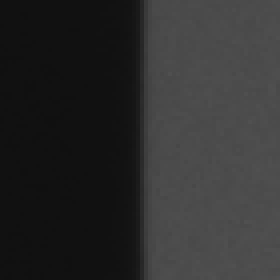
#> input picture C++/MTF3_CSupport/MTF3_CSupport/fail_roi.png, 70 x 70 px, found by its file name (shown 4 times larger)
$ python MTF3_Support.py
#> lines starting #> are read from the running program, lines starting #| are printed output that depends on the picture; long printed decimals are rounded
#> further down, img0 is the input picture: shape (70, 70); min 16, max 80, mean 45.8
import numpy as np
import cv2

eps = 1e-14

# cv2.fitLine(points,cv2.DIST_L2,0,0.001,0.001)
# 拟合直线（最小距离方法）
# [24 lines left out: function LineFit, not called in this run]

def gamma_trans(src, gamma=2.0):
    # #具体做法先归一化到1，然后gamma作为指数值求出新的像素值再还原
    # gamma_table = [np.power(x/255.0,gamma)*255.0 for x in range(256)]
    # gamma_table = np.round(np.array(gamma_table)).astype(np.uint8)
    # #实现映射用的是Opencv的查表函数
    # dst = cv2.LUT(src,gamma_table)
    scale = np.max(src).astype(np.float32)
    dst = ((src.astype(np.float32) / scale) ** gamma) * scale
    dst = np.clip(dst, 0, 255).astype(np.uint8)
    return dst

# [19 lines left out: function Line2Point, not called in this run]

def clipping(a, low, high, thresh1):
    # [8 lines of commented-out code are left out]
    status = 1
    ts = a.shape

    n = ts[0]*ts[1]
    if len(ts) == 1:
        nhigh = np.zeros((1, 1))
        nlow =  np.zeros((1, 1))
        nlow[0] = np.sum(a <= low)
        nhigh[0] = np.sum(a >= high)
    else:
        nhigh = np.zeros((ts[2], 1))
        nlow =  np.zeros((ts[2], 1))
        for i in range(ts[2]):
            nlow = np.sum(a <= low)
            nhigh = np.sum(a >= high)
    nhigh = nhigh / n
    if np.sum(nlow) > thresh1:
        print([' *** Warning: low clipping in record ', str(nlow)])
        status = 0
    if np.sum(nhigh) > thresh1:
        print([' *** Warning: high clipping in record ', str(nhigh)])
        status = 0
    nlow = nlow / n
    return nlow, nhigh, status

def deriv1(a, nlin, npix, fil):
    # function  [b] = deriv1(a, nlin, npix, fil)
    # [b] = deriv1(a, nlin, npix, fil)
    #  Computes first derivative via FIR (1xn) filter
    #  Edge effects are suppressed and vector size is preserved
    #  Filter is applied in the npix direction only
    #   a = (nlin, npix) data array
    #   fil = array of filter coefficients, eg [-0.5 0.5]
    #   b = output (nlin, npix) data array
    #  Author: Peter Burns, 1 Oct. 2008
    #  Copyright (c) 2007 Peter D. Burns

    b = np.zeros((nlin, npix))
    nk = len(fil)
    for i in range(0,nlin):
        #ignore edge effects, preserve size
        b[i, nk-1:npix] = np.convolve(a[i,:],fil,'valid')
        b[i, nk-2] = b[i, nk-1]
    return b

def centroid(x):
    # function [loc] = centroid(x)
    #  Returns centroid location of a vector
    #   x = vector
    #   loc = centroid in units of array index
    #       = 0 error condition avoids division by zero, often due to clipping
    #  Author: Peter Burns, 1 Oct. 2008
    #  Copyright (c) 2007 Peter D. Burns
    n = max([x.shape[0],x.shape[1]])
    nidx = np.arange(1,n+1,1)
    sumx = x.sum()
    if sumx < 1e-4:
        loc = 0
    else:
        loc = np.sum(nidx * x) / sumx
    return loc

def cent(a, center):
    # Usage: [b] = cent(a, center)
    # Matlab function cent, shift of one-dimensional
    # array, so that a(center) is located at b(round((n+1)/2).
    # Written to shift a line-spread function array prior to
    # applying a smoothing window.
    #  a      = input array
    #  center = location of signal center to be shifted
    #  b      = output shifted array
    #
    #  Author: Peter Burns, 1 Oct. 2008
    #  Copyright (c) 2007 Peter D. Burns
    ts = a.shape
    n = max([ts[0],ts[1]])
    b = np.zeros( ts,np.float32)
    mid = int((n+1)/2 + 0.5)
    del0 = center - mid

    if del0 > 0:
        nindex = np.array(range(0,n-del0),np.int32) + del0
        b[0,nindex-del0] = a[0,nindex]
    elif del0 < 1: #应该是del<0
        nindex = np.array(range(-del0,n),np.int32) + del0
        b[0,nindex-del0] = a[0,nindex]
    else :
        b = a
    return b


def apply_hamming_window(n,mid):
    # [5 lines of commented-out code are left out]
    data = np.zeros((1,n))
    wid = max(mid-1, n-mid)
    mid = mid-1
    for i in range(0,n):
        data[0,i] =  0.54 + 0.46 * np.cos( np.pi * (i-mid) / wid )
    return data

def fir2fix(n, m):
    # Correction for MTF of derivative (difference) filter
    #  n = frequency data length [0-half-sampling (Nyquist) frequency]
    #  m = length of difference filter
    #       e.g. 2-point difference m=2
    #            3-point difference m=3
    # correct = nx1  MTF correction array (limited to a maximum of 10)
    # Example plotted as the MTF (inverse of the correction)
    #  2-point
    correct = np.ones((n, 1))
    m = m-1
    scale = 1
    for i in range(1,n):
        tcorr = np.pi*(i+1)*m/(2*(n+1))
        correct[i] = np.abs(tcorr / np.sin(tcorr))
        correct[i] = 1 + scale*(correct[i]-1)
        if correct[i] > 10:  # Note limiting the correction to the range [1, 10]
            correct[i]  = 10
    return correct

def project(bb, loc, slope, fac):
    # [15 lines of commented-out code are left out]
    status = 0
    tshape = bb.shape
    nlin = tshape[0]
    npix = tshape[1]

    nn = int(npix * fac)
    slope =  1 / slope
    offset =  int( fac* (0  - (nlin - 1)/slope ) + 0.5)

    del1 = np.abs(offset)
    if offset > 0 :
        offset=0
    barray = np.zeros((2, nn + del1+100))
    # Projection and binning
    for x in range(0,npix):
        for y in range(0,nlin):
            idx =  int(np.ceil((x  - y/slope)*fac) - offset)
            barray[0,idx] = barray[0,idx] + 1
            barray[1,idx]= barray[1,idx] + bb[y,x]

    point = np.zeros((nn,1))
    start = int(0.5*del1 + 0.5) # 四舍五入

    # Check for zero counts
    nz = 0
    for i in range(start,start+nn):
        if barray[0, i] == 0:
            nz = nz + 1
            status = 0
            if i == 0:
                barray[0, 0] = barray[0, 1]
            else:
                barray[0, i] = (barray[0, i - 1]  + barray[0, i + 1] ) / 2

        if barray[1, i] == 0:
            nz = nz + 1
            status = 0
            if i==0:
                barray[1, 0] = barray[1, 1]
            else:
                barray[1, i]  = (barray[1, i - 1]  + barray[1, i + 1] ) / 2

    if status != 0:
        print('WARNING! \n Zero count(s) found during projection binning. The edge angle may be large, or you may need more lines of data Execution will continue, but see Users Guide for info')

    index = np.array(range(start,nn+start),np.int32)
    point = barray[1,index] / barray[0,index]
    return point,status

def sfrfft(x):
    # x 横向量
    xlen = max([x.shape[0],x.shape[1]])
    n = np.arange(0,xlen).reshape(1,xlen)
    k = n.reshape(xlen,1)
    base = np.exp(-1j*2*np.pi/xlen)
    w = np.dot(k,n)
    W = base**w
    XX = np.dot(W,x.T)
    return XX

# [58 lines left out: function calcNyquistFreqMtf, not called in this run]

def sfrmat3(A, io=0, gamma=1, intervalUnit = 1, weight= [0.213,0.715,0.072], oecfname='none'):
    #--------------------------------------------------------------------------
    # [dat1,MTF50,MTF30] = sfrmat3(A, io=0, weight= [0.213,0.715,0.072], gamma=1, intervalUnit = 1, oecfname='none'):
    #  MatLab function: sfrmat3   Slanted-edge Analysis for digital camera and scanner
    #                             evaluation. Updated version of sfrmat2.
    #  [status, dat, fitme, esf, alpha, del2] = sfrmat3(io, intervalUnit, weight, a, oecfname);
    #        From a selected edge area of an image, the program computes
    #        the ISO slanted edge SFR. Input file can be single or
    #        three-record file. Many image formats are supported. The image
    #        is displayed and a region of interest (ROI) can be chosen, or
    #        the entire field will be selected by not moving the mouse
    #        when defining an ROI (simple click). Either a vertical or horizontal
    #        edge features can be analized.
    #  Input arguments:
    #       io  (optional)
    #         0 = (default) R,G,B,Lum SFRs + edge location(s)
    #           = 'sfrmat2'  R,G,B,Lum SFRs + edge location(s)but
    #             with the same calculations as the previous version, sfrmat2
    #         1 = Non GUI usage with supplied data array 不会弹出选择图形区域，直接输入区域数据阵列
    #       intervalUnit (optional) sampling interval in mm or pixels/inch
    #           If dx < 1 it is assumed to be sampling pitch in mm
    #           If io = 1 (see below, no GUI) and del is not specified,
    #           it is set equal to 1, so frequency is given in cy/pixel.
    #       weight (optiona) default 1 x 3 r,g,b weighs for luminance weighting
    #       a   (required if io =1) an nxm or nxmx3 array of data
    #       oecfname  optional name of oecf LUT file containing 3xn or 1xn array
    #
    #  Returns:
    #        status = 0 if normal execution
    #        dat = computed sfr data
    #        fitme = coefficients for the linear equations for the fit to
    #                edge locations for each color-record. For a 3-record
    #                data file, fitme is a (4 x 3) array, with the last column
    #                being the color misregistration value (with green as
    #                reference).
    #        esf = supersampled edge-spread functin array
    #        alpha = binning factor used
    #        del_2 = sampling interval for esf, from which the SFR spatial
    #               frequency sampling is was computed. This will be
    #               approximately  4  times the original image sampling.
    #
    # EXAMPLE USAGE:
    #  sfrmat3     file and ROI selection and
    #  sfrmat3(1) = GUI usage
    #  sfrmat3(0, del) = GUI usage with del as default sampling in mm
    #                    or dpi
    #  sfrmat3(2, del, weight) = GUI usage with del as default sampling
    #                    in mm or dpi and weight as default luminance
    #                    weights
    #  sfrmat3(4, dat) = non-GUI usage for data array, dat, with default
    #                    sampling and weights aplied (del =1,
    #                    weights = [.3 .6 .1])
    #  [status, dat, fitme] = sfrmat3(4, del, weight, a, oecfdat);
    #                    sfr and edge locations, are returned for data
    #                    array dat using oecf array, oecfdat, with
    #                    specified sampling interval and luminance weights
    #
    # Provided in support of digital imaging performance standards being development
    # by the International Imaging Industry Association (i3a.org).
    #
    # Author: Peter Burns, 24 July 2009
    #                      12 May 2015  updated legend title to be compatible
    #                      with current Matlab version (legendTitle.m)
    #  Copyright (c) 2009-2015 Peter D. Burns, pdburns@ieee.org
    #--------------------------------------------------------------------------
    #------ 初始化参数 Initialization parameters
#> called with io = 1, gamma = 1, intervalUnit = 1, oecfname = 'none'
    status = 0
    name = 'sfrmat3'
    version = '2.0'
    when = '7 Jue 2023'

    #ITU-R Recommendation  BT.709 weighting
    guidefweight = [0.213,0.715,0.072]
    #Previously used weighting
    #defweight = [0.213   0.715   0.072]
    alpha = 4 # binning, default 4x sampling

    oecfdatflag = 0
    oldflag = 0
    hor2ver = False
    if( len(weight) != 3):
        weight = guidefweight

    if io != 0 and io != 1:
        print(['Input argument io shoud be 0 or 1, setting equal to 0'])
        io = 0
    #------ 初始化参数结束 End of initialization parameters
    #--------------------------
    #------ calc start
    if(A.ndim == 2):
        A = A[:,:,np.newaxis]
    tshape = A.shape
#> tshape = (70, 70, 1)
    nlin = tshape[0]
#> nlin = 70
    npix = tshape[1]
#> npix = 70
    ncol = tshape[2]
#> ncol = 1

    # Suppresses interpreting of e.g. filenames
    if io == 1:
        maxVal = A.max()
#> maxVal = 80
        if maxVal <= 2^8-1:
            smax = 2^8-1
            A = A.astype(np.uint8)
        elif (maxVal > 2^8-1 and maxVal <= 2^16-1):
            smax = 2^16-1
            A = A.astype(np.uint16)
        else:
            smax = 1e10
            A = A.astype(np.float32)
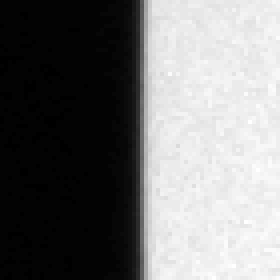
#> A: shape (70, 70, 1) float32 (shown 4 times larger); min 16, max 80, mean 45.8; drawn with min black and max white
        # [8 lines of commented-out code are left out]
        [nlow, nhigh, cstatus] = clipping(A, 0, smax, 0.005)
#> the loop in clipping, `for i in range(ts[2]):` made 1 pass
#> (nlow, nhigh) on pass 1: (0, 0)
#> nlow = 0; nhigh = 0; cstatus = 1

        if oecfname == 'none':
            A = gamma_trans(A,gamma)# gamma校正
#> in gamma_trans, `scale = np.max(src).astype(np.float32)`: scale = 80
        else:
            # Transforms a using OECF LUT from file chosen
            #'Applying OECF look-up table'
            A = A
            #[A, oestatus] = getoecf(A, oecfname);
        # Assume input was in DPI convert to pitch in mm
        if (intervalUnit > 1):
            intervalUnit = 25.4 / intervalUnit
    #------ END IF(io == 1)
    # Form luminance record using the weight vector for red, green and blue
    if ncol == 3:
        lum = weight[2]*A[:,:,0] + weight[1]*A[:,:,1] + weight[0]*A[:,:,2] # BGR
        lum = lum[:,:,np.newaxis]
        A = np.append(A,lum,axis = 2)
        ncol = 4
    #------ END IF(ncol == 3)
    #--------------------------
    # IF edge is horizontal, Rotate edge so it is vertical
    # cv2.namedWindow("img", 0)
    # cv2.resizeWindow("img", 500, 500)
    # cv2.imshow('img',A)
    # cv2.waitKey(0)
    testv = np.abs(A[[0,1,2],:,:].mean() - A[[-3,-2,-1],:].mean())
#> testv = 0.862
    testh = np.abs(A[:,[0,1,2],:].mean() - A[:,[-3,-2,-1],:].mean())
#> testh = 59.75
    if testv > testh:
        hor2ver = True
        # for i in range(0,ncol):
        #     tmp = A[:,:,i].T
        #     #tmp = np.flip(tmp,axis = 0)
        #     A[:,:,i] = tmp
        t = nlin
        nlin = npix
        npix = t
        A = A.T
        A = A.reshape(nlin,npix,ncol)
        A = np.flip(A,axis = 0)

    # cv2.namedWindow("img", 0)
    # cv2.resizeWindow("img", 500, 500)
    # cv2.imshow('img',A)
    # cv2.waitKey(0)
    #------ END IF(edge is horizontal)
    #--------------------------
    #------ start ployfit edge
    loc = np.zeros((ncol, nlin))
    fil1 = (0.5,-0.5)
    fil2 = (0.5,0,-0.5)
    # We Need 'positive' edge
    tleft = A[:,[0,1,2,3,4],0].sum()
#> tleft = 5897
    tright = A[:,[-5,-4,-3,-2,-1],0].sum()
#> tright = 26753
    if tleft > tright:
        fil1 = (-0.5,0.5)
        fil2 = (-0.5,0,0.5)
    # Test for low contrast edge;
    test = abs(np.float32(tleft) - np.float32(tright)) / (np.float32(tleft) + np.float32(tright))
#> test = 0.639
    if test < 0.2:
        print(' ** WARNING: Edge contrast is less that 20%, this can lead to high error in the SFR measurement.')

    fitme = np.zeros((ncol, 2),np.float32)
#> fitme = [[0, 0]]
    slout = np.zeros((ncol, 1),np.float32)
#> slout = [0]

    # Smoothing window for first part of edge location estimation to be used on each line of ROI
    win1 = apply_hamming_window(npix, (npix+1)/2)    # Symmetric window

    # Loop for each color
    yIndex = np.array(range(0,nlin),np.float32) # 竖直斜线的拟合 创建 y index;
#> yIndex = 70 values from 0 to 69
    for color in range(0,ncol):
        c = deriv1(A[:,:,color], nlin, npix, fil1)
        # 滤波处理，凸显边缘
        # compute centroid for derivative array for each line in ROI. SET WINDOW array as 'win'
        for r in range(0,nlin):
            loc[color, r] = centroid( c[r,:]*win1) - 0.5    # -0.5 shift for FIR phase

        #-- 找到边缘质心位置
        #-- 一阶线性拟合 ployfit ：x = int + slope*cent(x) 得出初始值和斜率；
        xShift = np.array(loc[color, :])
        points = np.vstack((yIndex,xShift)).T # x y 颠倒再拟合，预防 k 不存在
        output = cv2.fitLine(points, cv2.DIST_L2, 0, 0.01, 0.01)
        # (x-x0) / vx = (y-y0) / vy
        # (vx, vy, x0, y0), where (vx, vy) is a normalized vector collinear to the line
        # (x0, y0) is a point on the line
        k = output[1] / (output[0]+eps)
        b = output[3] - k * output[2]
        #------ END OF first ployfit
        #-- 线性回归，再次滤波，并质心线性拟合，目的减少噪声对定位精度的影响；
        newX = k * yIndex + b
        for r in range(0,nlin):
            win2 = apply_hamming_window(npix, newX[r])
            loc[color, r] = centroid( c[r,:] * win2) - 0.5 # -0.5 shift for FIR phase


        xShift = np.array(loc[color, :])
        points = np.vstack((yIndex,xShift)).T # x y 颠倒再拟合，预防 k 不存在
        output = cv2.fitLine(points, cv2.DIST_L2, 0, 0.01, 0.01)
        # (x-x0) / vx = (y-y0) / vy
        # (vx, vy, x0, y0), where (vx, vy) is a normalized vector collinear to the line
        # (x0, y0) is a point on the line
        fitme[color,0]  = output[1] / (output[0]+eps)
        fitme[color,1]  = output[3] - k * output[2]
        #------ END OF second ployfit
        #------ check io > 0
        if io > 0:
            slout[color] = - 1./fitme[color,1]    # slope is as normally defined in image coods.
            if hor2ver:                   # positive flag it ROI was rotated
                slout[color] = -fitme[color,1]
        #------ end check io > 0
    #------ End of loop for each color
    #------ end ployfit edge
        #--------------------------
        # Full linear fit is available as variable fitme. Note that the fit is for the projection onto the X-axis,
        #       x = fitme(color, 1) y + fitme(color, 2)
        # so the slope is the inverse of the one that you may expect
        # Limit number of lines to integer(npix*line slope as per ISO algorithm except if processing as 'sfrmat2'
        #--------------------------
        #------ check oldflag
        if oldflag != 1:
            nlin1 = int( np.floor( nlin * np.abs(fitme[0,0] ) * 100) / ( 100 * np.abs( fitme[0,0] )+eps ) + 0.5)
            if nlin1 < 2:
                nlin1 = nlin
            if ( nlin1 == np.nan or nlin1 == np.inf ) :
                dat1 = 0
                MTF50 = 0
                MTF30 = 0
                return dat1,MTF50,MTF30
            A = A[0:nlin1, :, 0:ncol]
        #------ end check oldflag
        slope_deg = 180 * np.arctan(abs(fitme[0,0])) / np.pi
        # 180/pi将数值转换成角度，pi=180度
        if slope_deg < 3.5:
            print(['High slope warning ',str(slope_deg),' degrees'])

        nn  = int(npix * alpha)
        mtf = np.zeros((nn, ncol))
        nn2 = int(nn/2) + 1

        if oldflag != 1:
            #Correct sampling inverval for sampling parallel to edge
            delfac = np.cos(np.arctan(fitme[0,0]))
            intervalUnit = intervalUnit * delfac
            # Derivative correction
            dcorr = fir2fix(nn2, 3) # dcorr corrects SFR for response of FIR filter,该修正系数如何得到的？

        freq = (alpha / intervalUnit / nn) * np.array(range(0,nn),np.float32)

        freqlim = 1
        if alpha == 1:
            freqlim = 2
        nn2out = int(nn2*freqlim/2+0.5)
        win = apply_hamming_window(nn,(nn+1)/2) # centered Hamming window
        #------ Large SFR loop for each color record
        esf = np.zeros((nn,ncol))

        for color in range(0,ncol):
            #-- project and bin data in 4x sampled array
            point, status = project(A[:,:,color], loc[color, 1], fitme[color,0], alpha)

            esf[:,color] = point
            # ESF边缘扩展函数；
            # compute first derivative via FIR (1x3) filter fil
            # ---Modified Mar,28,2017----
            c = deriv1(np.array([point,]), 1, nn, fil2)
            mid = centroid(c)
            temp = cent(c, int(mid+0.5))  #shift array so it is centered
            ansfft = np.abs(sfrfft(temp * win)) # ansfft 列向量
            mtf[0:nn2, color] = ansfft[0:nn2,0] / ansfft[0,0]  #归一化处理
            if oldflag !=1:
                mtf[0:nn2, color] = np.squeeze(np.reshape(mtf[0:nn2, color], (-1,1)) * dcorr) #MTF校正
#> this loop made 1 pass
#> pass 1, in sfrmat3, `c = deriv1(A[:,:,color], nlin, npix, fil1)`:
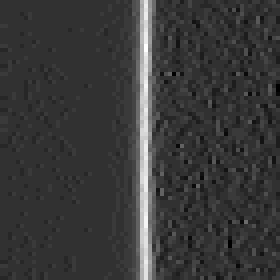
#> c: shape (70, 70) float64 (shown 4 times larger); min -2.5, max 10.5, mean 0.425; drawn with min black and max white
#> after the loop, fitme = [[-9.67e-06, 36.27]]; intervalUnit = 1; slout = [-0.0276]
    #----------------------------------------------------------
    dat = np.zeros((nn2out, ncol+1))
    for i in range(0,nn2out):
        dat[i,:] = np.squeeze([freq[i],np.squeeze(mtf[i,:])])
#> after the loop, dat = 71 pairs, first value 0 to 1, second value 0.0142 to 1.16

    if ncol == 4:
        dat1 = dat[:,[1,5]]
    else:
        dat1 = dat
#> dat1 has the same summary as dat

    #MTF50
    tmp1 = np.abs(dat1[:,0]-0.6)
#> tmp1 = 71 values, max 0.6 at index 0, min 2.38e-08 at index 42, mean 0.263
    positionFreqCut = np.where(tmp1 == np.min(tmp1)) #cutoff of frequence
#> positionFreqCut = ([42],)
    tmp1 = np.abs(dat1[0:positionFreqCut[0][0]+1,-1]-0.5)
#> tmp1 = 43 values, max 0.5 at index 0, min 0.028 at index 9, mean 0.34
    position = np.where(tmp1 == np.min(tmp1))
#> position = ([9],)

    posStart = int(0)
    minPos = position[0][0]
#> minPos = 9
    MTF50 = 0
    if (minPos > 0 and minPos < positionFreqCut[0][0]+1):
        datpart1 = dat1[minPos-1:minPos+2,:]
#> datpart1 = [[0.114, 0.587], [0.129, 0.528], [0.143, 0.468]]
        posStart = int(1.5 + 0.5 * np.sign(dat1[minPos,-1]-0.5) - 1)
#> posStart = 1
    elif (minPos == 0):
        datpart1 = dat1[[0,1],:]
    elif (minPos == positionFreqCut[0][0]+1):
        datpart1 = dat1[[-2,-1],:]

    output = cv2.fitLine(datpart1[:,[1,0]], cv2.DIST_L2, 0, 0.01, 0.01)
#> output = [0.972, -0.235, 0.528, 0.129]
    k = output[1] / (output[0]+eps)
#> k = [-0.241]
    b = output[3] - k * output[2]
#> b = [0.256]
    MTF50 = datpart1[posStart,0] + k *(0.5-datpart1[posStart,-1])
#> MTF50 = [0.135]
    #MTF50=p(2)+p(1)*0.5;

    #MTF30
    tmp1 = np.abs(dat1[0:positionFreqCut[0][0]+1,-1]-0.2)
#> tmp1 = 43 values, max 0.8 at index 0, min 0.0018 at index 18, mean 0.228
    position = np.where(tmp1 == np.min(tmp1))
#> position = ([18],)
    minPos = position[0][0]
#> minPos = 18
    posStart = int(0)
    MTF30 = 0
    if (minPos > 0 and minPos < positionFreqCut[0][0]+1):
        datpart1 = dat1[minPos-1:minPos+2,:]
#> datpart1 = [[0.243, 0.204], [0.257, 0.202], [0.271, 0.187]]
        posStart = int(1.5 + 0.5 * np.sign(dat1[minPos,-1]-0.2) - 1)
    elif (minPos == 0):
        datpart1 = dat1[[0,1],:]
    elif (minPos == positionFreqCut[0][0]+1):
        datpart1 = dat1[[-2,-1],:]

    output = cv2.fitLine(datpart1[:,[1,0]], cv2.DIST_L2, 0, 0.01, 0.01)
#> output = [0.53, -0.848, 0.198, 0.257]
    k = output[1] / (output[0]+eps)
#> k = [-1.6]
    b = output[3] - k * output[2]
#> b = [0.573]
    MTF30 = datpart1[posStart,0] + k *(0.2-datpart1[posStart,-1])
#> MTF30 = [0.26]

    return dat1,MTF50[0],MTF30[0]


if __name__ == '__main__':
    img0 = cv2.imread(r'D:\tem\Temp\SFR\fail_roi.png',0)

    dat1,MTF50,MTF30 = sfrmat3(img0, io=1, weight= [0.2126,0.7152,0.0722], gamma=1, intervalUnit = 1, oecfname='none')
#> dat1 has the same summary as dat in sfrmat3; MTF50 = 0.135; MTF30 = 0.26

    print(MTF50," ",MTF30,"\n")
#| 0.1353   0.26
    version = 3
    # [7 lines of commented-out code are left out]
    pass
